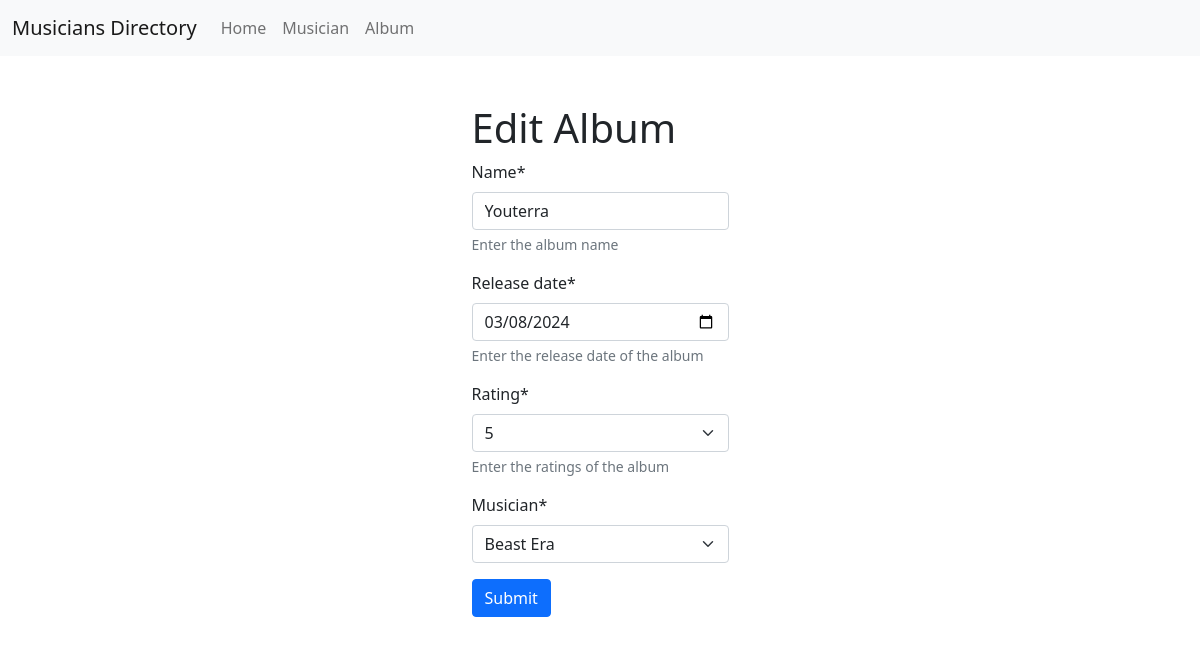
Screenshot of /album/edit/10 with the database file from the repository.
### album/models.py (models this page shows, shortened)
class Album(models.Model):
    name = models.CharField(max_length=50, help_text="Enter the album name")
    release_date = models.DateField(default=timezone.now, help_text="Enter the release date of the album")
    rating = models.IntegerField(default=5, choices=((1, "1"),(2, "2"),(3, "3"),(4, "4"),(5, "5")), help_text="Enter the ratings of the album")
    musician = models.ForeignKey(Musician, on_delete=models.CASCADE)

### album/views.py (the view)
# urls.py: path('edit/<int:id>', views.edit_album, name='edit_album'),
def edit_album(request, id):
    try:
        album = models.Album.objects.get(pk=id)
        if request.method == 'POST':
            form = forms.AlbumForm(request.POST, instance=album)
            form.save()
            return redirect("home")
        form = forms.AlbumForm(instance=album)
        return render(request, "edit_album.html", {'form': form})
    except:
        return redirect("home")

### album/forms.py
class AlbumForm(forms.ModelForm):
    class Meta:
        model = models.Album
        fields = "__all__"
        widgets = {
            'release_date': forms.DateInput(attrs={'type': "date"}),
        }

### musician/models.py (called while the page is built)
    def __str__(self):
        return f"{self.first_name} {self.last_name}"

### album/templates/edit_album.html
{% extends "base.html" %} {% block body %}
<h1>Edit Album</h1>
<form method="post">
	{% load crispy_forms_tags %} {% csrf_token %} {{ form | crispy }}
	<button class="btn btn-primary">Submit</button>
</form>
{% endblock body %}

### rows the page displays
Album: name "Youterra", release_date "03/08/2024", rating "5", musician "Beast Era"
